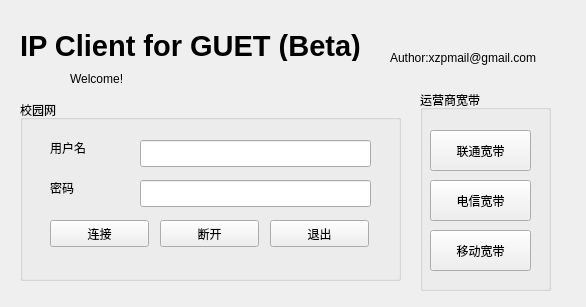
<?xml version="1.0" encoding="UTF-8"?>
<ui version="4.0">
 <class>MainWindow</class>
 <widget class="QMainWindow" name="MainWindow">
  <property name="geometry">
   <rect>
    <x>0</x>
    <y>0</y>
    <width>586</width>
    <height>307</height>
   </rect>
  </property>
  <property name="windowTitle">
   <string>出校控制器</string>
  </property>
  <property name="windowIcon">
   <iconset resource="back.qrc">
    <normaloff>:/image/icon.png</normaloff>:/image/icon.png</iconset>
  </property>
  <widget class="QWidget" name="centralWidget">
   <widget class="QLabel" name="label_3">
    <property name="geometry">
     <rect>
      <x>20</x>
      <y>30</y>
      <width>361</width>
      <height>31</height>
     </rect>
    </property>
    <property name="font">
     <font>
      <pointsize>22</pointsize>
      <weight>75</weight>
      <bold>true</bold>
     </font>
    </property>
    <property name="text">
     <string>IP Client for GUET (Beta)</string>
    </property>
   </widget>
   <widget class="QGroupBox" name="groupBox">
    <property name="geometry">
     <rect>
      <x>20</x>
      <y>100</y>
      <width>381</width>
      <height>181</height>
     </rect>
    </property>
    <property name="title">
     <string>校园网</string>
    </property>
    <widget class="QLineEdit" name="lineEdit_2">
     <property name="geometry">
      <rect>
       <x>120</x>
       <y>80</y>
       <width>231</width>
       <height>27</height>
      </rect>
     </property>
     <property name="inputMask">
      <string comment="*"/>
     </property>
    </widget>
    <widget class="QLabel" name="label_2">
     <property name="geometry">
      <rect>
       <x>30</x>
       <y>80</y>
       <width>81</width>
       <height>16</height>
      </rect>
     </property>
     <property name="text">
      <string>密码</string>
     </property>
    </widget>
    <widget class="QLineEdit" name="lineEdit">
     <property name="geometry">
      <rect>
       <x>120</x>
       <y>40</y>
       <width>231</width>
       <height>27</height>
      </rect>
     </property>
    </widget>
    <widget class="QLabel" name="label">
     <property name="geometry">
      <rect>
       <x>30</x>
       <y>40</y>
       <width>81</width>
       <height>16</height>
      </rect>
     </property>
     <property name="text">
      <string>用户名</string>
     </property>
    </widget>
    <widget class="QPushButton" name="pushButton">
     <property name="geometry">
      <rect>
       <x>30</x>
       <y>120</y>
       <width>99</width>
       <height>27</height>
      </rect>
     </property>
     <property name="text">
      <string>连接</string>
     </property>
    </widget>
    <widget class="QPushButton" name="pushButton_2">
     <property name="geometry">
      <rect>
       <x>140</x>
       <y>120</y>
       <width>99</width>
       <height>27</height>
      </rect>
     </property>
     <property name="text">
      <string>断开</string>
     </property>
    </widget>
    <widget class="QPushButton" name="pushButton_3">
     <property name="geometry">
      <rect>
       <x>250</x>
       <y>120</y>
       <width>99</width>
       <height>27</height>
      </rect>
     </property>
     <property name="text">
      <string>退出</string>
     </property>
    </widget>
   </widget>
   <widget class="QGroupBox" name="groupBox_2">
    <property name="geometry">
     <rect>
      <x>420</x>
      <y>90</y>
      <width>131</width>
      <height>201</height>
     </rect>
    </property>
    <property name="title">
     <string>运营商宽带</string>
    </property>
    <widget class="QPushButton" name="pushButton_6">
     <property name="geometry">
      <rect>
       <x>10</x>
       <y>140</y>
       <width>101</width>
       <height>41</height>
      </rect>
     </property>
     <property name="text">
      <string>移动宽带</string>
     </property>
    </widget>
    <widget class="QPushButton" name="pushButton_5">
     <property name="geometry">
      <rect>
       <x>10</x>
       <y>90</y>
       <width>101</width>
       <height>41</height>
      </rect>
     </property>
     <property name="text">
      <string>电信宽带</string>
     </property>
    </widget>
    <widget class="QPushButton" name="pushButton_4">
     <property name="geometry">
      <rect>
       <x>10</x>
       <y>40</y>
       <width>101</width>
       <height>41</height>
      </rect>
     </property>
     <property name="text">
      <string>联通宽带</string>
     </property>
    </widget>
   </widget>
   <widget class="QLabel" name="label_4">
    <property name="geometry">
     <rect>
      <x>70</x>
      <y>70</y>
      <width>331</width>
      <height>17</height>
     </rect>
    </property>
    <property name="text">
     <string>Welcome!</string>
    </property>
   </widget>
   <widget class="QLabel" name="label_5">
    <property name="geometry">
     <rect>
      <x>390</x>
      <y>50</y>
      <width>211</width>
      <height>16</height>
     </rect>
    </property>
    <property name="text">
     <string>Author:xzpmail@gmail.com</string>
    </property>
   </widget>
   <zorder>groupBox_2</zorder>
   <zorder>groupBox</zorder>
   <zorder>label_3</zorder>
   <zorder>label_4</zorder>
   <zorder>label_5</zorder>
  </widget>
 </widget>
 <layoutdefault spacing="6" margin="11"/>
 <resources>
  <include location="back.qrc"/>
 </resources>
 <connections/>
</ui>
